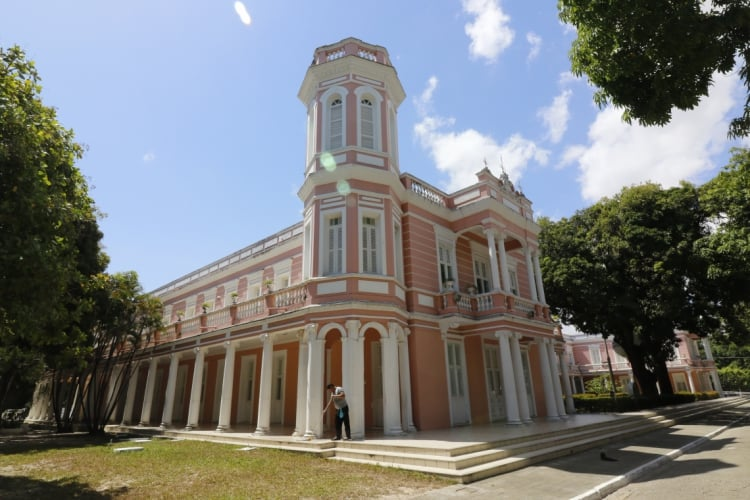
#> input picture Fotos/ufc.jpg, 750 x 500 px
$ python identificacaoBordas.py
#> lines starting #> are read from the running program, lines starting #| are printed output that depends on the picture; after the words box and inside, x2 and y2 are one past the last pixel; in counts of white or black regions, pixels touching at a corner belong together
import cv2 as cv
import numpy as np

img = cv.imread('Fotos/ufc.jpg')
#> img is the input picture: shape (500, 750, 3); mean B, G, R 122.6, 123, 120.7
cv.imshow(' ufc', img)

vazio = np.zeros(img.shape, dtype = 'uint8')
cv.imshow('vazio', vazio)
#convertendo p/ cinza
cinza = cv.cvtColor(img, cv.COLOR_BGR2GRAY)
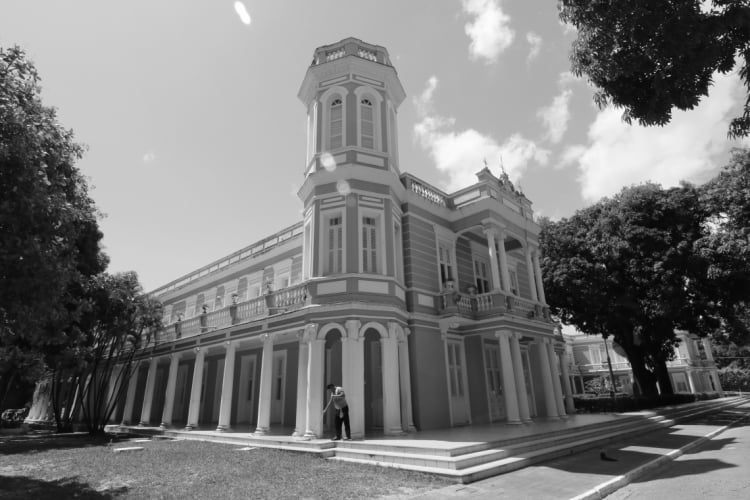
#> cinza: shape (500, 750); min 0, max 255, mean 122.2
cv.imshow('cinza', cinza)
#suavizacao
blur = cv.GaussianBlur(cinza, (5,5), cv.BORDER_DEFAULT)
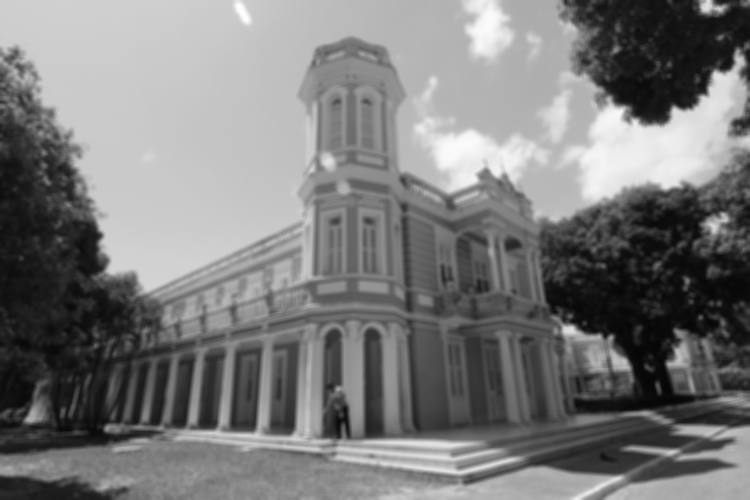
#> blur: shape (500, 750); min 6, max 254, mean 122.3
cv.imshow('blur', blur)
# canny
canny = cv.Canny(blur, 10, 175)
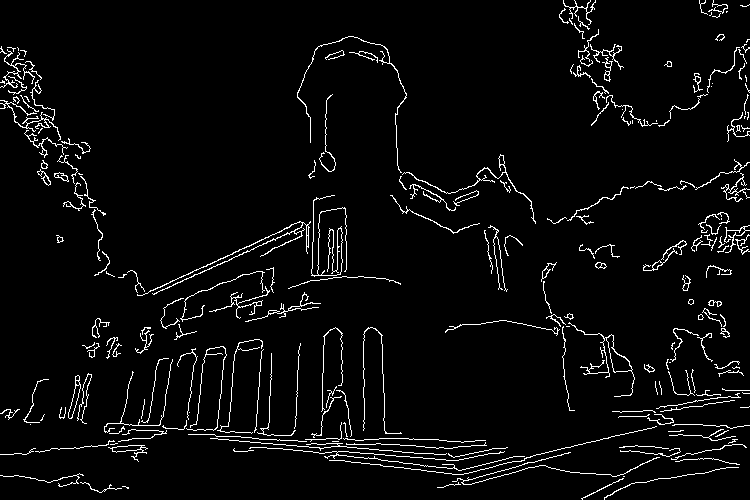
#> canny: shape (500, 750); 4.1% white in thin lines or dots
cv.imshow('canny', canny)

#binarizacao
ret, thresh = cv.threshold(cinza, 150, 255, cv.THRESH_BINARY)
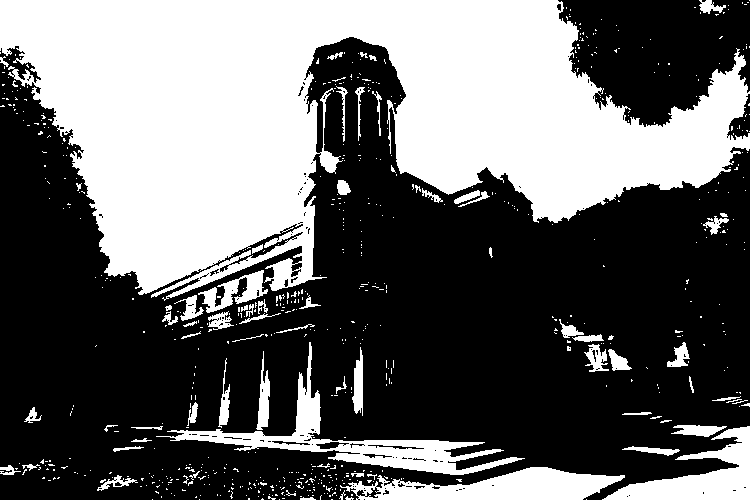
#> thresh: shape (500, 750); 40% white; 685 white regions (618 under 20 px)
cv.imshow('binario', thresh)

#contornos
contornos, hierarquias = cv.findContours(thresh, cv.RETR_LIST, cv.CHAIN_APPROX_SIMPLE)
#> contornos = 869 contours, 799 with area under 20; largest, box (x1, y1, x2, y2) and area: (0, 0, 750, 301) 121245, (156, 342, 525, 475) 6486, (340, 467, 625, 500) 5203, (602, 426, 750, 500) 4123, (198, 270, 268, 313) 995
print(f'{len(contornos)} contornos encontrados')
#| 869 contornos encontrados
cv.drawContours(vazio, contornos, -1, (0, 0, 255), 1)
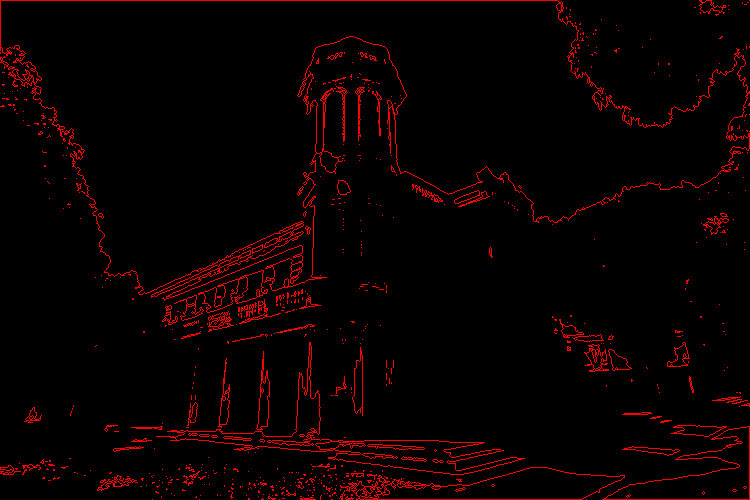
#> vazio: shape (500, 750, 3); mean of channels 0, 1, 2 0, 0, 9.7; drawn as B, G, R
cv.imshow('contornos', vazio)

cv.waitKey(0)
cv.destroyAllWindows() #limpa o buffer da memória quanda há muitas janelas, bom para vídeos

$ run again, with Fotos/dogs.jpg copied over Fotos/ufc.jpg
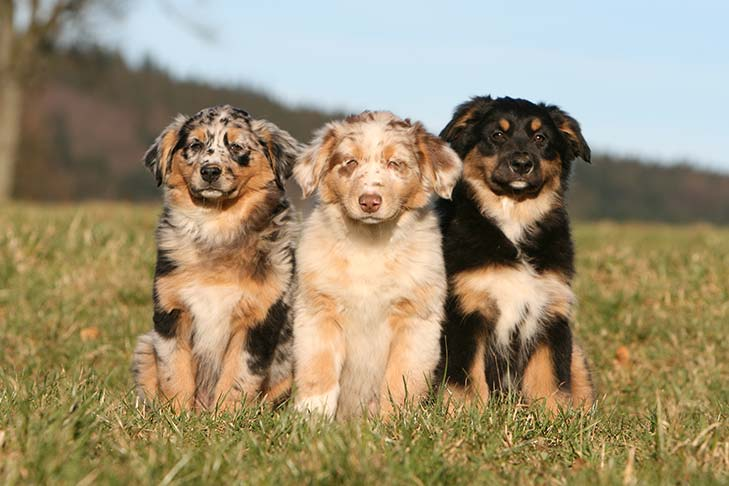
#> input picture Fotos/dogs.jpg, 729 x 486 px
#> img is the input picture: shape (486, 729, 3); mean B, G, R 115.1, 144.1, 157.9
#> canny: shape (486, 729); 4.2% white in thin lines or dots, all inside (x1, y1, x2, y2) = (0, 95, 729, 486)
#> `ret, thresh = cv.threshold(cinza, 150, 255, cv.THRESH_BINARY)`:
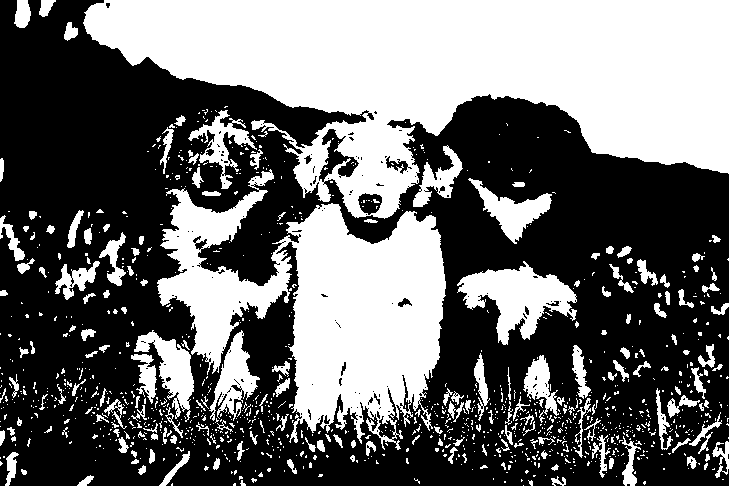
#> thresh: shape (486, 729); 42.5% white; 1140 white regions (952 under 20 px)
#> contornos = 1421 contours, 1261 with area under 20; largest, box (x1, y1, x2, y2) and area: (83, 0, 729, 219) 79164, (157, 169, 446, 450) 37510, (457, 261, 577, 345) 4606, (134, 330, 194, 422) 1952, (468, 178, 552, 244) 1774
#| 1421 contornos encontrados
#> `cv.drawContours(vazio, contornos, -1, (0, 0, 255), 1)`:
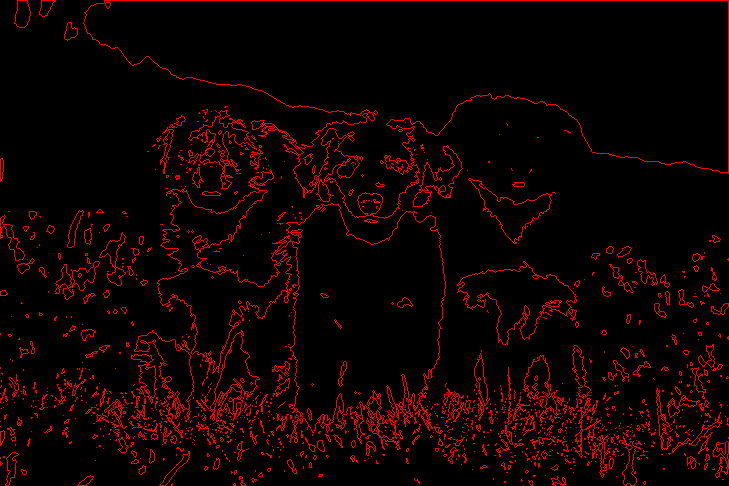
#> vazio: shape (486, 729, 3); mean of channels 0, 1, 2 0, 0, 15.3; drawn as B, G, R

$ run again, with Fotos/flores.jpg copied over Fotos/ufc.jpg
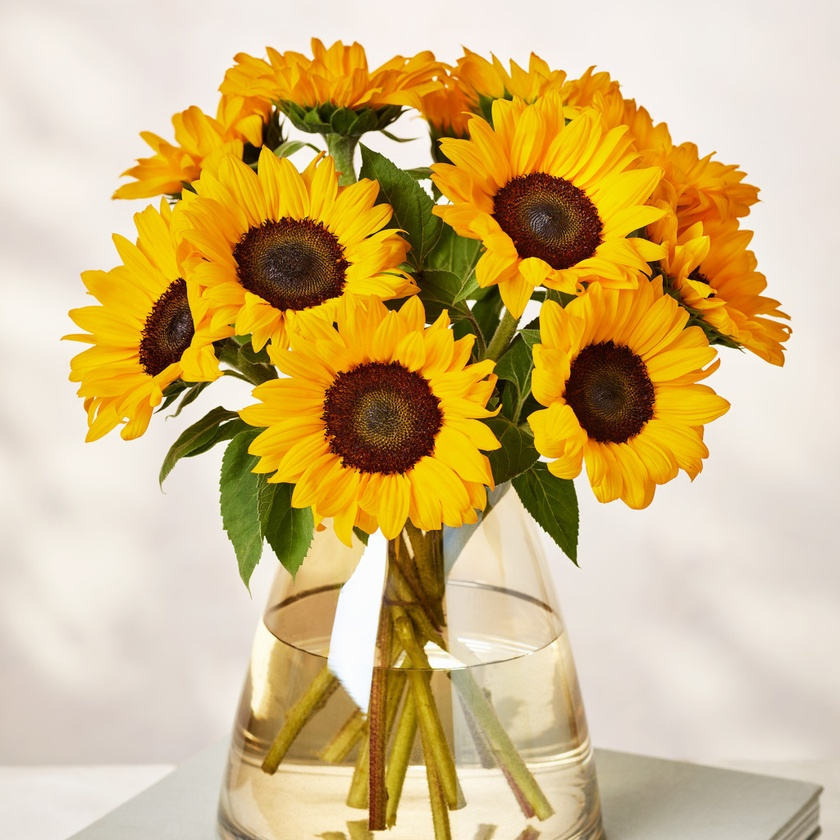
#> input picture Fotos/flores.jpg, 840 x 840 px, shrunk from 1024 x 1024 before the run
#> img is the input picture: shape (840, 840, 3); mean B, G, R 126.9, 183.2, 209.6
#> canny: shape (840, 840); 2.6% white in thin lines or dots, all inside (x1, y1, x2, y2) = (60, 37, 824, 840)
#> `ret, thresh = cv.threshold(cinza, 150, 255, cv.THRESH_BINARY)`:
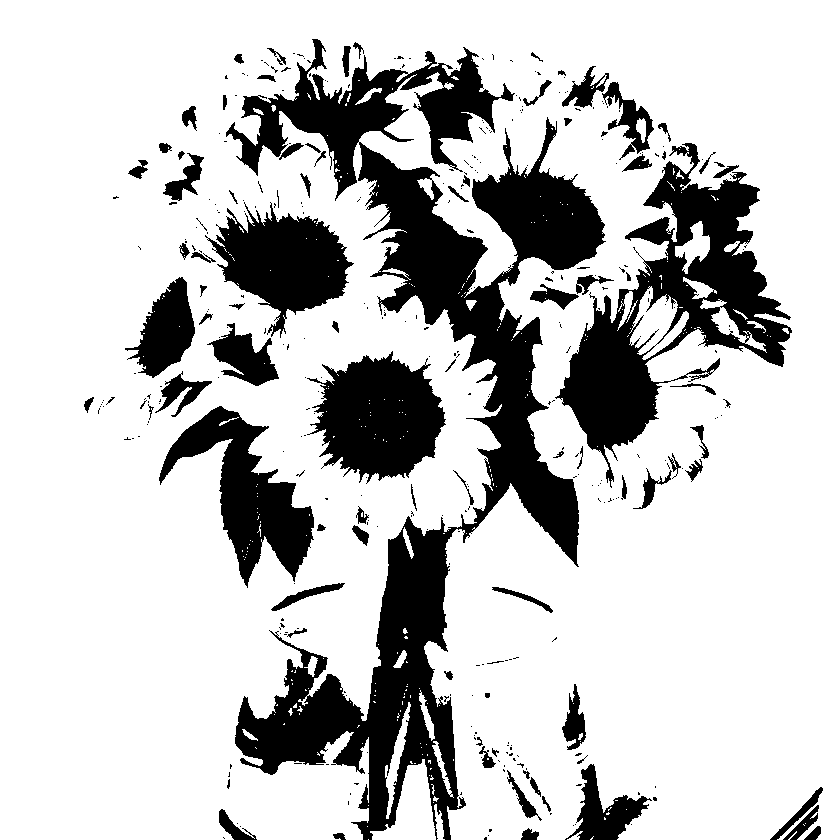
#> thresh: shape (840, 840); 78% white; 379 black regions (290 under 20 px)
#> contornos = 959 contours, 827 with area under 20; largest, box (x1, y1, x2, y2) and area: (0, 0, 840, 840) 630970, (554, 142, 793, 489) 30662, (225, 38, 516, 202) 15310, (306, 350, 447, 484) 12258, (158, 405, 315, 589) 10912
#| 959 contornos encontrados
#> `cv.drawContours(vazio, contornos, -1, (0, 0, 255), 1)`:
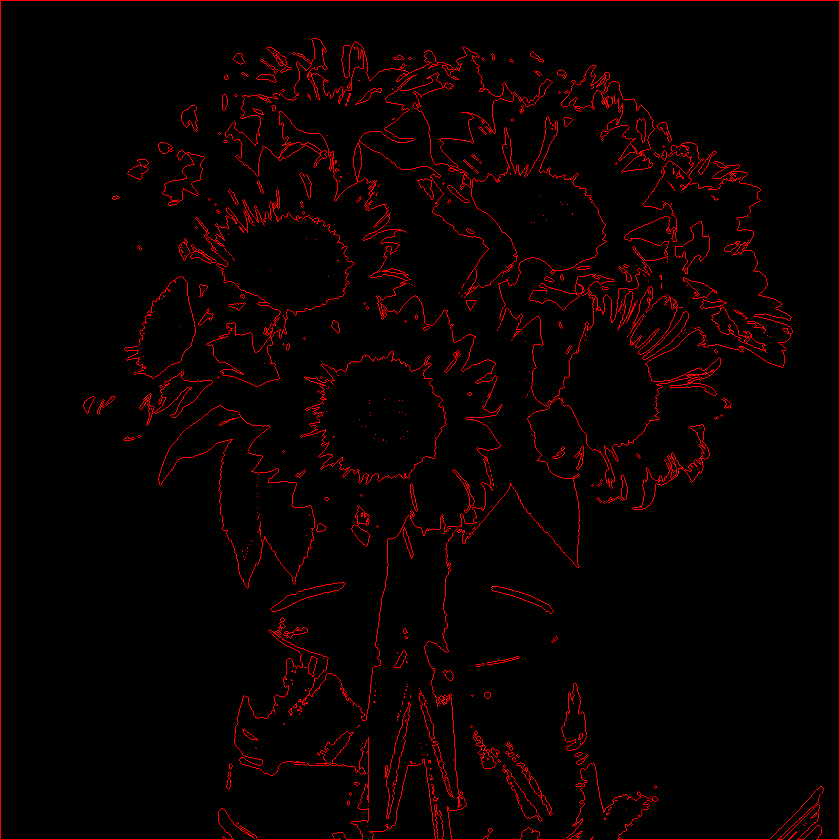
#> vazio: shape (840, 840, 3); mean of channels 0, 1, 2 0, 0, 9.3; drawn as B, G, R

$ run again, with Fotos/garoto.jpg copied over Fotos/ufc.jpg
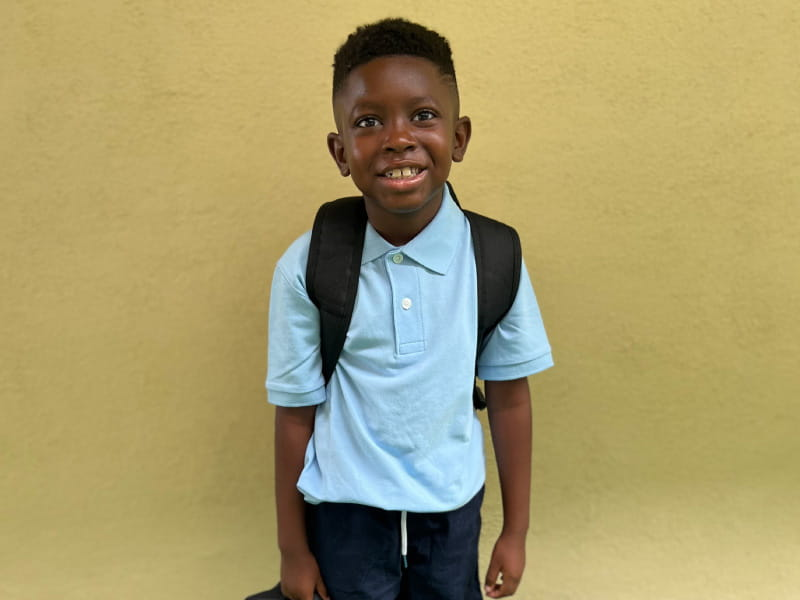
#> input picture Fotos/garoto.jpg, 800 x 600 px
#> img is the input picture: shape (600, 800, 3); mean B, G, R 108.3, 156.3, 167.5
#> canny: shape (600, 800); 0.95% white in thin lines or dots, all inside (x1, y1, x2, y2) = (245, 18, 533, 600)
#> `ret, thresh = cv.threshold(cinza, 150, 255, cv.THRESH_BINARY)`:
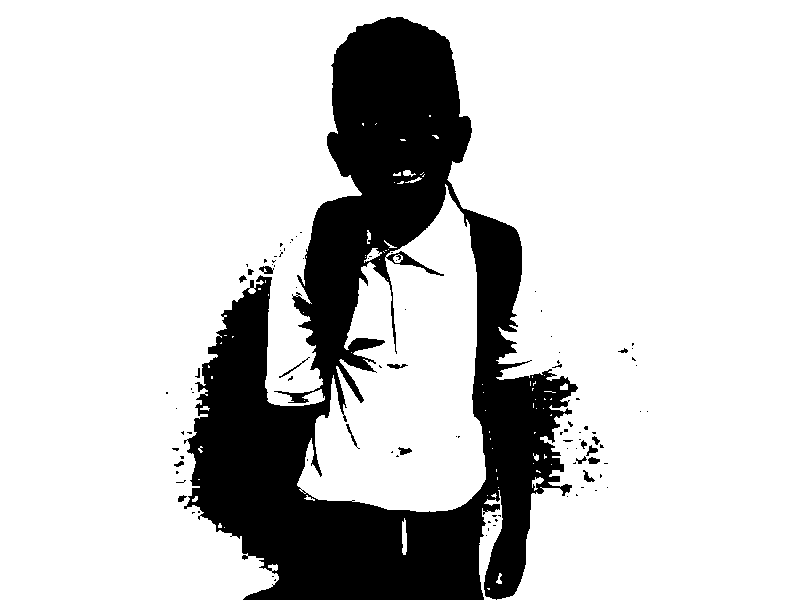
#> thresh: shape (600, 800); 80.2% white; 99 black regions (81 under 20 px)
#> contornos = 208 contours, 168 with area under 20; largest, box (x1, y1, x2, y2) and area: (0, 0, 800, 600) 344693, (297, 184, 486, 512) 36284, (479, 490, 503, 600) 978, (385, 250, 445, 277) 419, (402, 518, 407, 555) 113
#| 208 contornos encontrados
#> `cv.drawContours(vazio, contornos, -1, (0, 0, 255), 1)`:
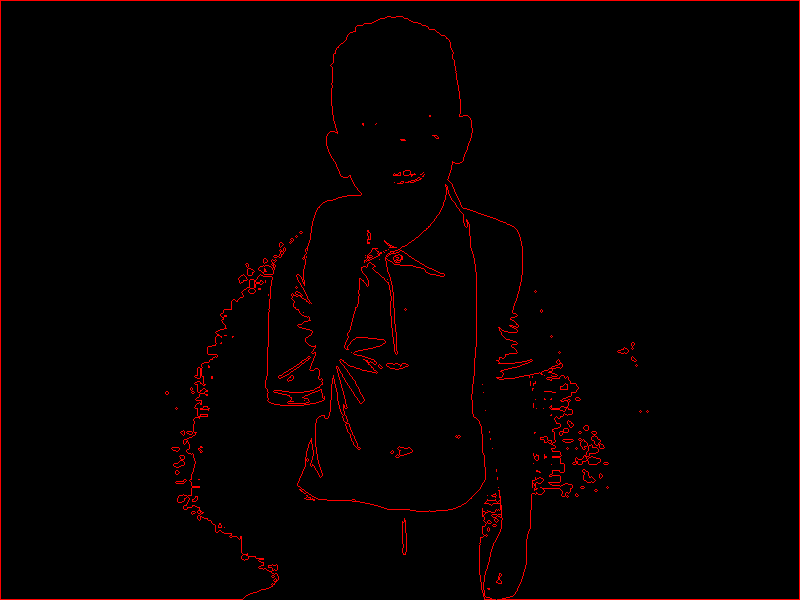
#> vazio: shape (600, 800, 3); mean of channels 0, 1, 2 0, 0, 4.9; drawn as B, G, R
